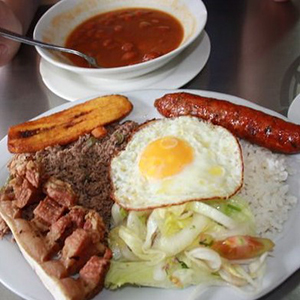
#> input picture src/img/img.jpg, 300 x 300 px, given in place of img.bmp, which was not available
$ jupyter execute --allow-errors Proyecto1_AI.ipynb   (text cells are left out)
#> lines starting #> are read from the running program, lines starting #| are printed output that depends on the picture; pictures that were not available may be replaced by others from this repository, and a replacement may not be noted
[cell 1]
#Librerias
#Iniciar de primero
import matplotlib.pyplot as plt
import matplotlib.image as mpimg
from matplotlib.pyplot import figure
import numpy as np
from PIL import Image,ImageDraw
from string import Template
import copy
import math
import heapq
import random

[cell 2]
picknum=[0,1,2,3,4,5,6,7,8]
size=[] #Inicializar lista

#Abrir imagen principal
im = Image.open('./img.bmp')# Imagen Cuadrada !
#> im is the input picture: PIL image 300x300 RGB; mean R, G, B 144.8, 119.6, 99.1
dim = (im.height) #Las dimensiones de la imagen
#> dim = 300

#Coordenadas del recorte
size.append(0)
size.append(math.floor(dim/3))
size.append(math.floor(2*dim/3))
size.append(dim)
cont=0;
for y in range(0,3):
    for x in range(0,3):
        num=random.choice(picknum)
        t = Template('./crop/$name.bmp') #Path de guardado
        path = t.substitute(name=num) #Template string
        up=size[y]#0,166,333
        l=size[x]#166,333,500
        r=l+size[1] #x+w
        dw=up+size[1] #y+h
        recorte = im.crop((l,up,r,dw)) #(x,y,x+w,y+h) coordenadas
        recorte.save(path) #Guardar imagen recortada
        picknum.remove(num)
#> this loop made 3 passes
#> pass 1, `recorte.save(path)`:
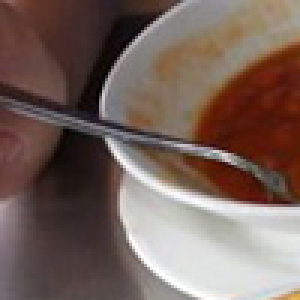
#> saved as 6.bmp: PIL image 100x100 RGB (shown 3 times larger); mean R, G, B 118.7, 99, 91.7
#> pass 1, `recorte.save(path)`:
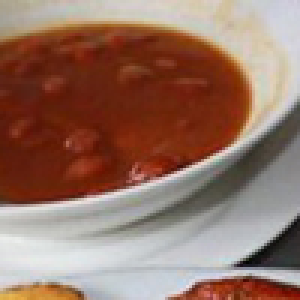
#> saved as 7.bmp: PIL image 100x100 RGB (shown 3 times larger); mean R, G, B 149, 115.2, 101
#> pass 1, `recorte.save(path)`:
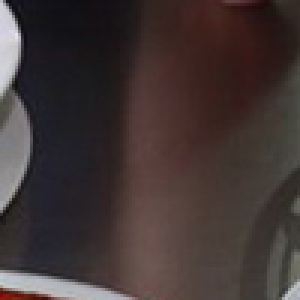
#> saved as 0.bmp: PIL image 100x100 RGB (shown 3 times larger); mean R, G, B 65, 53.5, 52.3
#> pass 2, `recorte.save(path)`:
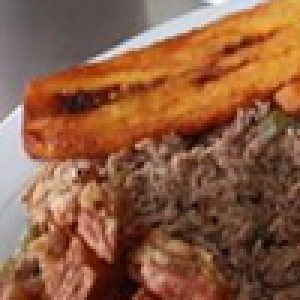
#> saved as 3.bmp: PIL image 100x100 RGB (shown 3 times larger); mean R, G, B 140.2, 92.9, 66.3
#> after the loop:
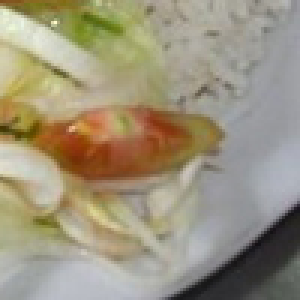
#> recorte: PIL image 100x100 RGB (shown 3 times larger); mean R, G, B 156.5, 147.6, 124.6
#> after the loop, picknum = []
        # cont=cont+1

#Generar una imagen negra para el cuadro vacio
black_path = './black.jpg'
im = Image.new('L', (100,100), 0)
#> im: PIL image 100x100 L; every value is 0
im.save(black_path)

[cell 3]
def getborders(img,h):
    bordes=[] #Lista que contiene las demás
    up=[]
    left=[]
    right=[]
    down=[]

    #Bordes
    for x in range (0, h):
        up.append(abs(img[x,0])) #[X,Y]  Superior -img[x,1]
        down.append(abs(img[x,h-1])) #Inferior -img[x,h-2]
        left.append(abs(img[0,x])) #Izquierda -img[1,x]
        right.append(abs(img[h-1,x])) #Derecha -img[h-2,x]
        #Obtiene la diferencia entre los pixeles de cada borde

    #Estructura de bordes [[up],[down],[left],[right]]
    bordes.append(up);bordes.append(down);bordes.append(left);bordes.append(right)
    return bordes

[cell 4]
#Funcion de carga
def cargarImgs(color):
    imgs=[]
    for x in range(0,9):
        t = Template('./crop/$name.bmp') #Path de carga
        path = t.substitute(name=x) #Template string
        if(color==False):
            imgs.append(Image.open(path).convert("L"))
        else:
             imgs.append(Image.open(path))
    return imgs


# [19 lines left out: function mostrar, not called in this run]

[cell 5]
def sumar_subl(l,h): #Sumar los valores de cada sublista
    newl=[]
    temp=0
    for x in range(0,4):
        for y in range(0,h):
            temp=temp+l[x][y]
        newl.append(copy.deepcopy(temp))
        temp=0
    return newl

def restar_l(l1,l2,h): #Restar dos listas de bordes
    lista_resta=[] #Lista que contendrá todas las diferencias
    r_l=[] #Almacena la diferencia entre el derecho de l1 y el izquierdo de l2
    u_d=[] #Almacena la diferencia entre el superior de l1 y el inferior de l2
    d_u=[] #Almacena la diferencia entre el inferior de l1 y el superior de l2
    l_r=[] #Almacena la diferencia entre el izquierdo de l1 y el derecho de l2

    for x in range(0,h):
        r_l.append(abs(l1[3][x]-l2[2][x]))
        u_d.append(abs(l1[0][x]-l2[1][x]))
        d_u.append(abs(l1[1][x]-l2[0][x]))
        l_r.append(abs(l1[2][x]-l2[3][x]))

    #Añadir los datos a la lista principal
    lista_resta.append(copy.deepcopy(r_l));
    lista_resta.append(copy.deepcopy(u_d));
    lista_resta.append(copy.deepcopy(d_u));
    lista_resta.append(copy.deepcopy(l_r));

    r_l.clear();u_d.clear();d_u.clear();l_r.clear(); #Eliminar datos innecesarios

    return lista_resta

def menor(list):
    temp=[99999,-1] #[Menor, posición]
    for x in range(0,len(list)):
        if(list[x]<temp[0]):
            temp[0]=list[x]
            temp[1]=x
    return temp

# [92 lines left out: functions mueve, esta, not called in this run]
def centrar (grid,centro):
    #Si el mov es 0, n2 queda a la derecha de n1
    #Si el mov es 1, n2 queda arriba de n1
    #Si el mov es 2, n2 queda debajo de n1
    #Si el mov es 3, n2 queda a la izquierda de n1

    grid[1].append(centro[0])
    for x in range(1,5):
        if(centro[x][0]==0):
            grid[1].append(centro[x][1])
        elif (centro[x][0]==1):
            grid[0].append(-9)
            grid[0].insert(1,centro[x][1])
            grid[0].append(-9)
        elif (centro[x][0]==2):
            grid[2].append(-9)
            grid[2].insert(1,centro[x][1])
            grid[2].append(-9)
        elif (centro[x][0]==3):
            grid[1].insert(0,centro[x][1])
    print("Asi quedó la grid")
    print(grid)
    return grid

def mayor_lista(lista):
  may=0
  pos=-1
  for x in range(0,4):
    if(lista[x][2]>may):
      may=lista[x][2]
      pos=x
  return [may,pos]

def sum_lista(lista):
  sumval=0
  for x in lista:
    sumval=sumval+x[2]
  return sumval

def duplicados(lista_init):
  # print(' ')
  listaindex=[]
  for x in lista_init:
    listaindex.append(x[0])
  seen = set()
  # print('Lista: ',listaindex)
  for x in listaindex:
    if x in seen: return True
    seen.add(x)
  return False

[cell 6]
gridlist=[[],[],[]]
#NOTA: ARREGLAR ESQUINAS
centro=[]
ady=[] #[label,up,down,left,right]
targets=[0,1,2,3,4,5,6,7,8] #Lista de objetivos

imgs=cargarImgs(False) #Carga todas las imagenes en /crop
#> imgs = 9 items
imgscolor=cargarImgs(True) #Carga las imagenes con colores
#> imgscolor = 9 items
org=Image.open('./img.bmp')
dim=imgs[0].height; #Altura de las imagenes
#> dim = 100
umbral=621 #Umbral de elección
#Buscar el centro
centro_temp=[]
centro_prob=[[-1,-1,99999],[-1,-1,99999],[-1,-1,99999],[-1,-1,99999]]
pos_temp=0
centro=[]
for x in range (0,10):
   #Posible centro
  # print('Posible centro: en x= ',x-1,' ',centro_temp)
  if (len(centro_temp)==4):
    dup=duplicados(centro_temp)
    if(dup==True):
      # print('Descartado por duplicación: ',x-1)
      # print(centro_temp)
      centro_temp.clear()
    else:
      sum_temp=sum_lista(centro_temp)
      sum_target=sum_lista(centro_prob)
      if (sum_temp<sum_target):
        # print('En x: ',x, '  ',centro_temp)
        # print('sumtemp: ',sum_temp,' sumtarget: ',sum_target)
        # print(' ')
        centro_prob.clear()
        centro_prob=copy.deepcopy(centro_temp)
        centro_temp.clear()
        pos_temp=x-1
      else:
        centro_temp.clear()
  else:
    centro_temp.clear()
  if (x<=8):
      # [6 lines of commented-out code are left out]
    target=imgs[x].load()
    target_b=getborders(target,dim)
    ady.clear()
    for y in range(0,9):
      if (y!=x):
          test=imgs[y].load()
          test_b=getborders(test,dim)
          resta = restar_l(target_b,test_b,dim)
          suma=sumar_subl(resta,dim)
          nro_menor=menor(suma)
          # print('Suma de cada diferencia target = ',str(x),' y= ',str(y),' ',suma)
          # print('numeros menores: ',nro_menor)
          if (nro_menor[0]>0):
            # print('Entra')
            if(len(centro_temp)<4):
              centro_temp.append([nro_menor[1],y,nro_menor[0]])
            else:
              [mayor,pos]=mayor_lista(centro_temp)
              if(nro_menor[0]<mayor):
                centro_temp[pos]=[nro_menor[1],y,nro_menor[0]]
#> after the loop, centro_temp = []
              # print('ADD CENTRO: ',nro_menor,' y: ',y )
              # centro.append([nro_menor[1],y])

centro.clear()
# print('Posición: ',pos_temp)
# print('Centro Prob: ',centro_prob)
centro.append(pos_temp)
bordes=[]
for lista in centro_prob:
  centro.append([lista[0],lista[1]])
#> this loop made 4 passes
#> lista on passes 1 to 4: [2, 4, 1305], [1, 7, 956], [0, 5, 638], [3, 3, 1405]
#> after the loop, centro = [8, [2, 4], [1, 7], [0, 5], [3, 3]]
# print('El centro es : ',centro)
[umbral,w] = mayor_lista(centro_prob)
#> umbral = 1405; w = 3
umbral=int(umbral)+1
#> umbral = 1406
print('umbral: ', umbral)
#| umbral:  1406

if(len(centro)<5): # [Nodo, [Posibles centros]]
    print('ERROR: No se reconoce centro')
else:
    gridlist=centrar(gridlist,centro)
#> gridlist = [[-9, 7, -9], [3, 8, 5], [-9, 4, -9]]

print('grid centrada :) ',gridlist)
#| grid centrada :)  [[-9, 7, -9], [3, 8, 5], [-9, 4, -9]]
lista_recorrida=[]
lista_recorrida.append(pos_temp)
for x in centro_prob:
  lista_recorrida.append(x[1])
#> this loop made 4 passes
#> after the loop, lista_recorrida = [8, 4, 7, 5, 3]

bordes.append(gridlist[0][1])
bordes.append(gridlist[2][1])
# [19 lines of commented-out code are left out]

for x in range(0,2):
  target=imgs[bordes[x]].load()
  target_b=getborders(target,dim)
  for borde in range(0,2):
    b_totales=[999999,-2]
    for y in range(0,9):
      if y not in lista_recorrida:
        test=imgs[y].load()
        test_b=getborders(test,dim)
        resta = restar_l(target_b,test_b,dim)
        suma=sumar_subl(resta,dim)

        # print('x: ',bordes[x],' y: ',y, ' borde: ',borde)
        # print('suma: ',suma)
        # print('')

        if borde==0:
          if(suma[3]<b_totales[0]):
            b_totales[0]=suma[3]
            b_totales[1]=y
        else:
          if(suma[0]<b_totales[0]):
            b_totales[0]=suma[0]
            b_totales[1]=y

    lista_recorrida.append(b_totales[1])
    if(borde==0 and x==0):
      gridlist[0][0]=b_totales[1]
    elif(borde==1 and x==0):
      gridlist[0][2]=b_totales[1]
    elif(borde==0 and x==1):
      gridlist[2][0]=b_totales[1]
    elif(borde==1 and x==1):
      gridlist[2][2]=b_totales[1]
#> after the loop, gridlist = [[6, 7, 0], [3, 8, 5], [2, 4, 1]]; lista_recorrida = [8, 4, 7, 5, 3, 6, 0, 2, 1]


# [12 lines of commented-out code are left out]
print("grid final")
print(gridlist)
#| [[6, 7, 0], [3, 8, 5], [2, 4, 1]]

contador=0
for x in range(0,len(gridlist)):
    for y in range(0,len(gridlist)):
        t = Template('./orden/$name.bmp') #Path de guardado
        path = t.substitute(name=contador) #Template string
        imgscolor[gridlist[x][y]].save(path) #Guardar ordenados
        contador=contador+1
#> this loop made 3 passes
#> pass 2, `imgscolor[gridlist[x][y]].save(path)`:
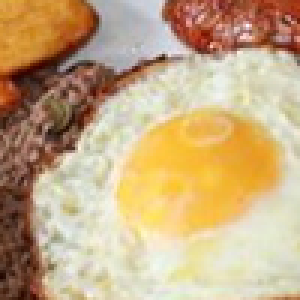
#> saved as 4.bmp: PIL image 100x100 RGB (shown 3 times larger); mean R, G, B 198.1, 170.1, 130.3
#> pass 2, `imgscolor[gridlist[x][y]].save(path)`:
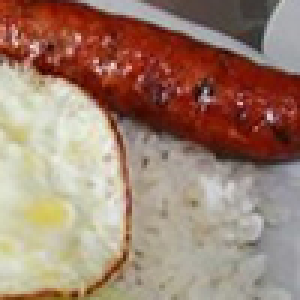
#> saved as 5.bmp: PIL image 100x100 RGB (shown 3 times larger); mean R, G, B 158.6, 129.1, 112.5
#> after the loop, contador = 9
print('Imagen completa')
f = open("grid.txt", "w")
for x in gridlist:
  for y in x:
    f.write(str(y)+',')
  f.write(';')
#> this loop made 3 passes
f.close()

[cell 7]
plt_img=[] #Lista con las imagenes ordenadas
plt_img.append(mpimg.imread('./black.jpg'))

# [15 lines of commented-out code are left out]
for x in range(0,9):
      t = Template('./orden/$name.bmp') #Path de carga
      path = t.substitute(name=x) #Template string
      plt_img.append(mpimg.imread(path));

# Busqueda A*
grids = []
#> grids = []
Resolver=False

#> (the rest of this cell did not finish here and is left out)
